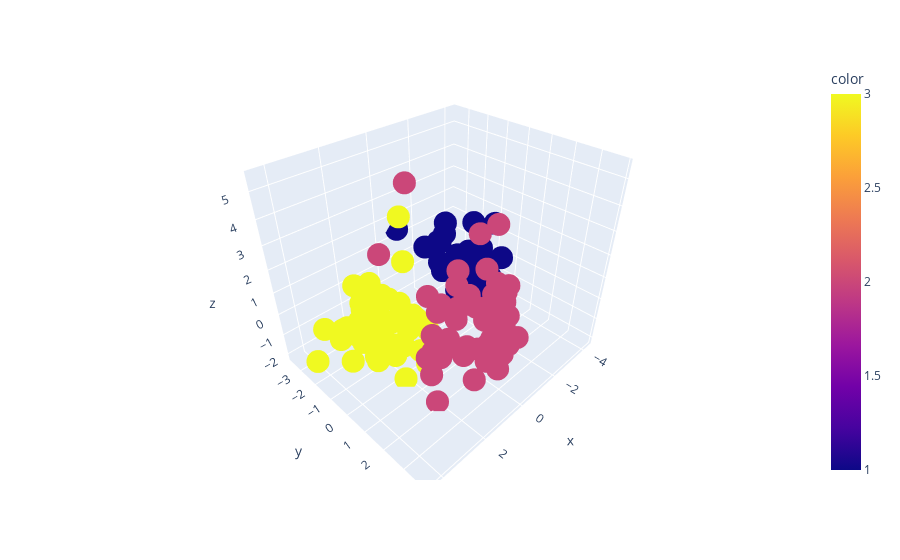

The notebook cell this image was saved under:
### Markdown cell above
## Visualization of Components

### Code cell
import plotly.express as px
fig = px.scatter_3d(x=df_pca_train["first_component"], 
                    y=df_pca_train["second_component"], 
                    z=df_pca_train["third_component"], 
                    color=y_train)
fig.show();

# The 3D image below is the image containing the most variance of 13 features.

### Figure 1 — Plotly figure (JSON) as saved in the notebook; plotly's stock layout.template omitted (floating-point values rounded to 4 significant figures; data arrays with more than 128 entries replaced by an {"elided": "..."} marker saying what was removed)
{"data": [{"hovertemplate": "x=%{x}<br>y=%{y}<br>z=%{z}<br>color=%{marker.color}<extra></extra>", "legendgroup": "", "marker": {"color": {"elided": "142 int values"}, "coloraxis": "coloraxis", "symbol": "circle"}, "mode": "markers", "name": "", "scene": "scene", "showlegend": false, "type": "scatter3d", "x": {"elided": "142 float values"}, "y": {"elided": "142 float values"}, "z": {"elided": "142 float values"}}], "layout": {"coloraxis": {"colorbar": {"title": {"text": "color"}}, "colorscale": [[0, "#0d0887"], [0.1111, "#46039f"], [0.2222, "#7201a8"], [0.3333, "#9c179e"], [0.4444, "#bd3786"], [0.5556, "#d8576b"], [0.6667, "#ed7953"], [0.7778, "#fb9f3a"], [0.8889, "#fdca26"], [1, "#f0f921"]]}, "legend": {"tracegroupgap": 0}, "margin": {"t": 60}, "scene": {"domain": {"x": [0, 1], "y": [0, 1]}, "xaxis": {"title": {"text": "x"}}, "yaxis": {"title": {"text": "y"}}, "zaxis": {"title": {"text": "z"}}}}}
